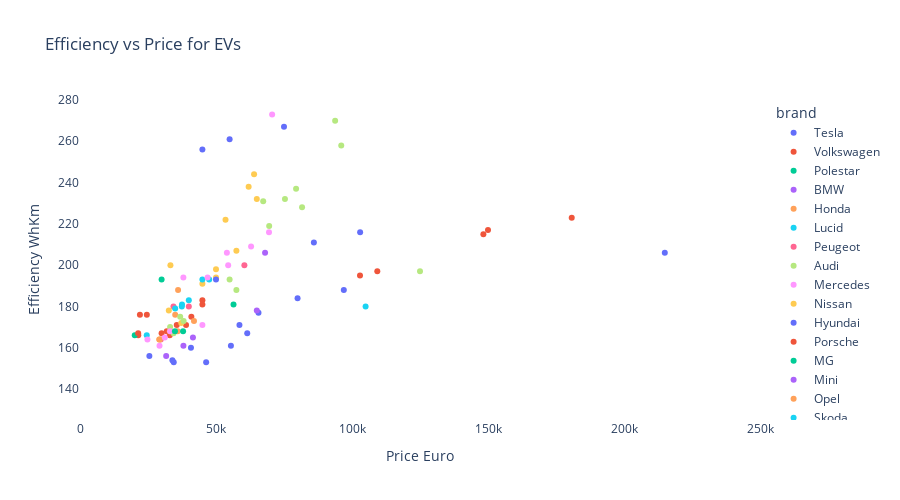

Here is the notebook cell this chart was saved with:
### Markdown cell above
### 2c. Scatter plots of efficiency by price and range by price

### Code cell
price_efficiency = px.scatter(data_frame=ev, title='Efficiency vs Price for EVs', x='price_euro', y='efficiency_whkm', 
           labels={'price_euro':'Price Euro', 'efficiency_whkm':'Efficiency WhKm'},
           color='brand', width=900, height=500)

price_efficiency.update_layout({
    'plot_bgcolor':'rgba(0, 0, 0, 0)',
    'paper_bgcolor':'rgba(0, 0, 0, 0)'
})

price_efficiency.update_xaxes(range=[0, 250000], showgrid=False)
price_efficiency.update_yaxes(range=[125, 280], showgrid=False)

### Figure 1 — Plotly figure (JSON) as saved in the notebook; plotly's stock layout.template omitted (floating-point values rounded to 4 significant figures)
{"data": [{"hovertemplate": "brand=Tesla <br>Price Euro=%{x}<br>Efficiency WhKm=%{y}<extra></extra>", "legendgroup": "Tesla ", "marker": {"color": "#636efa", "symbol": "circle"}, "mode": "markers", "name": "Tesla ", "orientation": "v", "showlegend": true, "type": "scatter", "x": [55480, 46380, 58620, 61480, 75000, 79990, 215000, 85990, 96990, 65620, 55000, 102990, 45000], "xaxis": "x", "y": [161, 153, 171, 167, 267, 184, 206, 211, 188, 177, 261, 216, 256], "yaxis": "y"}, {"hovertemplate": "brand=Volkswagen <br>Price Euro=%{x}<br>Efficiency WhKm=%{y}<extra></extra>", "legendgroup": "Volkswagen ", "marker": {"color": "#EF553B", "symbol": "circle"}, "mode": "markers", "name": "Volkswagen ", "orientation": "v", "showlegend": true, "type": "scatter", "x": [30000, 31900, 40936, 21421, 45000, 33000, 38987, 35575], "xaxis": "x", "y": [167, 168, 175, 166, 183, 166, 171, 171], "yaxis": "y"}, {"hovertemplate": "brand=Polestar <br>Price Euro=%{x}<br>Efficiency WhKm=%{y}<extra></extra>", "legendgroup": "Polestar ", "marker": {"color": "#00cc96", "symbol": "circle"}, "mode": "markers", "name": "Polestar ", "orientation": "v", "showlegend": true, "type": "scatter", "x": [56440], "xaxis": "x", "y": [181], "yaxis": "y"}, {"hovertemplate": "brand=BMW <br>Price Euro=%{x}<br>Efficiency WhKm=%{y}<extra></extra>", "legendgroup": "BMW ", "marker": {"color": "#ab63fa", "symbol": "circle"}, "mode": "markers", "name": "BMW ", "orientation": "v", "showlegend": true, "type": "scatter", "x": [68040, 65000, 38017, 41526], "xaxis": "x", "y": [206, 178, 161, 165], "yaxis": "y"}, {"hovertemplate": "brand=Honda <br>Price Euro=%{x}<br>Efficiency WhKm=%{y}<extra></extra>", "legendgroup": "Honda ", "marker": {"color": "#FFA15A", "symbol": "circle"}, "mode": "markers", "name": "Honda ", "orientation": "v", "showlegend": true, "type": "scatter", "x": [32997, 35921], "xaxis": "x", "y": [168, 168], "yaxis": "y"}, {"hovertemplate": "brand=Lucid <br>Price Euro=%{x}<br>Efficiency WhKm=%{y}<extra></extra>", "legendgroup": "Lucid ", "marker": {"color": "#19d3f3", "symbol": "circle"}, "mode": "markers", "name": "Lucid ", "orientation": "v", "showlegend": true, "type": "scatter", "x": [105000], "xaxis": "x", "y": [180], "yaxis": "y"}, {"hovertemplate": "brand=Peugeot <br>Price Euro=%{x}<br>Efficiency WhKm=%{y}<extra></extra>", "legendgroup": "Peugeot ", "marker": {"color": "#FF6692", "symbol": "circle"}, "mode": "markers", "name": "Peugeot ", "orientation": "v", "showlegend": true, "type": "scatter", "x": [29682, 34361], "xaxis": "x", "y": [164, 180], "yaxis": "y"}, {"hovertemplate": "brand=Audi <br>Price Euro=%{x}<br>Efficiency WhKm=%{y}<extra></extra>", "legendgroup": "Audi ", "marker": {"color": "#B6E880", "symbol": "circle"}, "mode": "markers", "name": "Audi ", "orientation": "v", "showlegend": true, "type": "scatter", "x": [55000, 125000, 67358, 81639, 79445, 57500, 69551, 93800, 96050], "xaxis": "x", "y": [193, 197, 231, 228, 237, 188, 219, 270, 258], "yaxis": "y"}, {"hovertemplate": "brand=Mercedes <br>Price Euro=%{x}<br>Efficiency WhKm=%{y}<extra></extra>", "legendgroup": "Mercedes ", "marker": {"color": "#FF97FF", "symbol": "circle"}, "mode": "markers", "name": "Mercedes ", "orientation": "v", "showlegend": true, "type": "scatter", "x": [69484, 45000, 70631], "xaxis": "x", "y": [216, 171, 273], "yaxis": "y"}, {"hovertemplate": "brand=Nissan <br>Price Euro=%{x}<br>Efficiency WhKm=%{y}<extra></extra>", "legendgroup": "Nissan ", "marker": {"color": "#FECB52", "symbol": "circle"}, "mode": "markers", "name": "Nissan ", "orientation": "v", "showlegend": true, "type": "scatter", "x": [29234, 37237, 50000, 33246, 57500, 45000, 50000, 65000], "xaxis": "x", "y": [164, 172, 198, 200, 207, 191, 194, 232], "yaxis": "y"}, {"hovertemplate": "brand=Hyundai <br>Price Euro=%{x}<br>Efficiency WhKm=%{y}<extra></extra>", "legendgroup": "Hyundai ", "marker": {"color": "#636efa", "symbol": "circle"}, "mode": "markers", "name": "Hyundai ", "orientation": "v", "showlegend": true, "type": "scatter", "x": [40795, 34459, 33971], "xaxis": "x", "y": [160, 153, 154], "yaxis": "y"}, {"hovertemplate": "brand=Porsche <br>Price Euro=%{x}<br>Efficiency WhKm=%{y}<extra></extra>", "legendgroup": "Porsche ", "marker": {"color": "#EF553B", "symbol": "circle"}, "mode": "markers", "name": "Porsche ", "orientation": "v", "showlegend": true, "type": "scatter", "x": [180781, 102945, 109302, 150000, 148301], "xaxis": "x", "y": [223, 195, 197, 217, 215], "yaxis": "y"}, {"hovertemplate": "brand=MG <br>Price Euro=%{x}<br>Efficiency WhKm=%{y}<extra></extra>", "legendgroup": "MG ", "marker": {"color": "#00cc96", "symbol": "circle"}, "mode": "markers", "name": "MG ", "orientation": "v", "showlegend": true, "type": "scatter", "x": [30000], "xaxis": "x", "y": [193], "yaxis": "y"}, {"hovertemplate": "brand=Mini <br>Price Euro=%{x}<br>Efficiency WhKm=%{y}<extra></extra>", "legendgroup": "Mini ", "marker": {"color": "#ab63fa", "symbol": "circle"}, "mode": "markers", "name": "Mini ", "orientation": "v", "showlegend": true, "type": "scatter", "x": [31681], "xaxis": "x", "y": [156], "yaxis": "y"}, {"hovertemplate": "brand=Opel <br>Price Euro=%{x}<br>Efficiency WhKm=%{y}<extra></extra>", "legendgroup": "Opel ", "marker": {"color": "#FFA15A", "symbol": "circle"}, "mode": "markers", "name": "Opel ", "orientation": "v", "showlegend": true, "type": "scatter", "x": [29146, 41906, 35000], "xaxis": "x", "y": [164, 173, 176], "yaxis": "y"}, {"hovertemplate": "brand=Skoda <br>Price Euro=%{x}<br>Efficiency WhKm=%{y}<extra></extra>", "legendgroup": "Skoda ", "marker": {"color": "#19d3f3", "symbol": "circle"}, "mode": "markers", "name": "Skoda ", "orientation": "v", "showlegend": true, "type": "scatter", "x": [35000, 24534, 40000, 45000, 47500, 37500], "xaxis": "x", "y": [179, 166, 183, 193, 193, 181], "yaxis": "y"}, {"hovertemplate": "brand=Volvo <br>Price Euro=%{x}<br>Efficiency WhKm=%{y}<extra></extra>", "legendgroup": "Volvo ", "marker": {"color": "#FF6692", "symbol": "circle"}, "mode": "markers", "name": "Volvo ", "orientation": "v", "showlegend": true, "type": "scatter", "x": [60437], "xaxis": "x", "y": [200], "yaxis": "y"}, {"hovertemplate": "brand=Kia <br>Price Euro=%{x}<br>Efficiency WhKm=%{y}<extra></extra>", "legendgroup": "Kia ", "marker": {"color": "#B6E880", "symbol": "circle"}, "mode": "markers", "name": "Kia ", "orientation": "v", "showlegend": true, "type": "scatter", "x": [38105, 36837, 34400, 33133], "xaxis": "x", "y": [173, 175, 167, 170], "yaxis": "y"}, {"hovertemplate": "brand=Renault <br>Price Euro=%{x}<br>Efficiency WhKm=%{y}<extra></extra>", "legendgroup": "Renault ", "marker": {"color": "#FF97FF", "symbol": "circle"}, "mode": "markers", "name": "Renault ", "orientation": "v", "showlegend": true, "type": "scatter", "x": [31184, 33133, 24790, 29234, 38000], "xaxis": "x", "y": [165, 168, 164, 161, 194], "yaxis": "y"}, {"hovertemplate": "brand=Mazda <br>Price Euro=%{x}<br>Efficiency WhKm=%{y}<extra></extra>", "legendgroup": "Mazda ", "marker": {"color": "#FECB52", "symbol": "circle"}, "mode": "markers", "name": "Mazda ", "orientation": "v", "showlegend": true, "type": "scatter", "x": [32646], "xaxis": "x", "y": [178], "yaxis": "y"}, {"hovertemplate": "brand=Lexus <br>Price Euro=%{x}<br>Efficiency WhKm=%{y}<extra></extra>", "legendgroup": "Lexus ", "marker": {"color": "#636efa", "symbol": "circle"}, "mode": "markers", "name": "Lexus ", "orientation": "v", "showlegend": true, "type": "scatter", "x": [50000], "xaxis": "x", "y": [193], "yaxis": "y"}, {"hovertemplate": "brand=CUPRA <br>Price Euro=%{x}<br>Efficiency WhKm=%{y}<extra></extra>", "legendgroup": "CUPRA ", "marker": {"color": "#EF553B", "symbol": "circle"}, "mode": "markers", "name": "CUPRA ", "orientation": "v", "showlegend": true, "type": "scatter", "x": [45000], "xaxis": "x", "y": [181], "yaxis": "y"}, {"hovertemplate": "brand=SEAT <br>Price Euro=%{x}<br>Efficiency WhKm=%{y}<extra></extra>", "legendgroup": "SEAT ", "marker": {"color": "#00cc96", "symbol": "circle"}, "mode": "markers", "name": "SEAT ", "orientation": "v", "showlegend": true, "type": "scatter", "x": [20129], "xaxis": "x", "y": [166], "yaxis": "y"}, {"hovertemplate": "brand=Lightyear <br>Price Euro=%{x}<br>Efficiency WhKm=%{y}<extra></extra>", "legendgroup": "Lightyear ", "marker": {"color": "#ab63fa", "symbol": "circle"}, "mode": "markers", "name": "Lightyear ", "orientation": "v", "showlegend": true, "type": "scatter", "x": [149000], "xaxis": "x", "y": [104], "yaxis": "y"}, {"hovertemplate": "brand=Aiways <br>Price Euro=%{x}<br>Efficiency WhKm=%{y}<extra></extra>", "legendgroup": "Aiways ", "marker": {"color": "#FFA15A", "symbol": "circle"}, "mode": "markers", "name": "Aiways ", "orientation": "v", "showlegend": true, "type": "scatter", "x": [36057], "xaxis": "x", "y": [188], "yaxis": "y"}, {"hovertemplate": "brand=DS <br>Price Euro=%{x}<br>Efficiency WhKm=%{y}<extra></extra>", "legendgroup": "DS ", "marker": {"color": "#19d3f3", "symbol": "circle"}, "mode": "markers", "name": "DS ", "orientation": "v", "showlegend": true, "type": "scatter", "x": [37422], "xaxis": "x", "y": [180], "yaxis": "y"}, {"hovertemplate": "brand=Citroen <br>Price Euro=%{x}<br>Efficiency WhKm=%{y}<extra></extra>", "legendgroup": "Citroen ", "marker": {"color": "#FF6692", "symbol": "circle"}, "mode": "markers", "name": "Citroen ", "orientation": "v", "showlegend": true, "type": "scatter", "x": [40000], "xaxis": "x", "y": [180], "yaxis": "y"}, {"hovertemplate": "brand=Jaguar <br>Price Euro=%{x}<br>Efficiency WhKm=%{y}<extra></extra>", "legendgroup": "Jaguar ", "marker": {"color": "#B6E880", "symbol": "circle"}, "mode": "markers", "name": "Jaguar ", "orientation": "v", "showlegend": true, "type": "scatter", "x": [75351], "xaxis": "x", "y": [232], "yaxis": "y"}, {"hovertemplate": "brand=Ford <br>Price Euro=%{x}<br>Efficiency WhKm=%{y}<extra></extra>", "legendgroup": "Ford ", "marker": {"color": "#FF97FF", "symbol": "circle"}, "mode": "markers", "name": "Ford ", "orientation": "v", "showlegend": true, "type": "scatter", "x": [54475, 62900, 54000, 46900], "xaxis": "x", "y": [200, 209, 206, 194], "yaxis": "y"}, {"hovertemplate": "brand=Byton <br>Price Euro=%{x}<br>Efficiency WhKm=%{y}<extra></extra>", "legendgroup": "Byton ", "marker": {"color": "#FECB52", "symbol": "circle"}, "mode": "markers", "name": "Byton ", "orientation": "v", "showlegend": true, "type": "scatter", "x": [64000, 53500, 62000], "xaxis": "x", "y": [244, 222, 238], "yaxis": "y"}, {"hovertemplate": "brand=Sono <br>Price Euro=%{x}<br>Efficiency WhKm=%{y}<extra></extra>", "legendgroup": "Sono ", "marker": {"color": "#636efa", "symbol": "circle"}, "mode": "markers", "name": "Sono ", "orientation": "v", "showlegend": true, "type": "scatter", "x": [25500], "xaxis": "x", "y": [156], "yaxis": "y"}, {"hovertemplate": "brand=Smart <br>Price Euro=%{x}<br>Efficiency WhKm=%{y}<extra></extra>", "legendgroup": "Smart ", "marker": {"color": "#EF553B", "symbol": "circle"}, "mode": "markers", "name": "Smart ", "orientation": "v", "showlegend": true, "type": "scatter", "x": [22030, 21387, 24565], "xaxis": "x", "y": [176, 167, 176], "yaxis": "y"}, {"hovertemplate": "brand=Fiat <br>Price Euro=%{x}<br>Efficiency WhKm=%{y}<extra></extra>", "legendgroup": "Fiat ", "marker": {"color": "#00cc96", "symbol": "circle"}, "mode": "markers", "name": "Fiat ", "orientation": "v", "showlegend": true, "type": "scatter", "x": [34900, 37900], "xaxis": "x", "y": [168, 168], "yaxis": "y"}], "layout": {"height": 500, "legend": {"title": {"text": "brand"}, "tracegroupgap": 0}, "paper_bgcolor": "rgba(0, 0, 0, 0)", "plot_bgcolor": "rgba(0, 0, 0, 0)", "title": {"text": "Efficiency vs Price for EVs"}, "width": 900, "xaxis": {"anchor": "y", "domain": [0, 1], "range": [0, 250000], "showgrid": false, "title": {"text": "Price Euro"}}, "yaxis": {"anchor": "x", "domain": [0, 1], "range": [125, 280], "showgrid": false, "title": {"text": "Efficiency WhKm"}}}}
